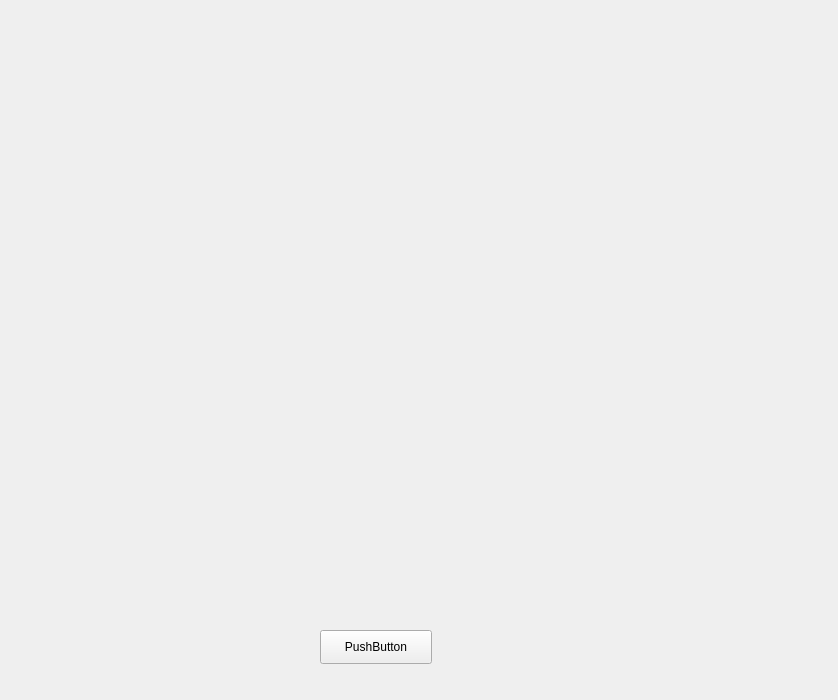
<?xml version="1.0" encoding="UTF-8"?>
<ui version="4.0">
 <class>Widget</class>
 <widget class="QWidget" name="Widget">
  <property name="geometry">
   <rect>
    <x>0</x>
    <y>0</y>
    <width>838</width>
    <height>700</height>
   </rect>
  </property>
  <property name="windowTitle">
   <string>Widget</string>
  </property>
  <widget class="QPushButton" name="playlistButton">
   <property name="geometry">
    <rect>
     <x>320</x>
     <y>630</y>
     <width>112</width>
     <height>34</height>
    </rect>
   </property>
   <property name="text">
    <string>PushButton</string>
   </property>
  </widget>
 </widget>
 <layoutdefault spacing="6" margin="11"/>
 <resources/>
 <connections/>
</ui>
